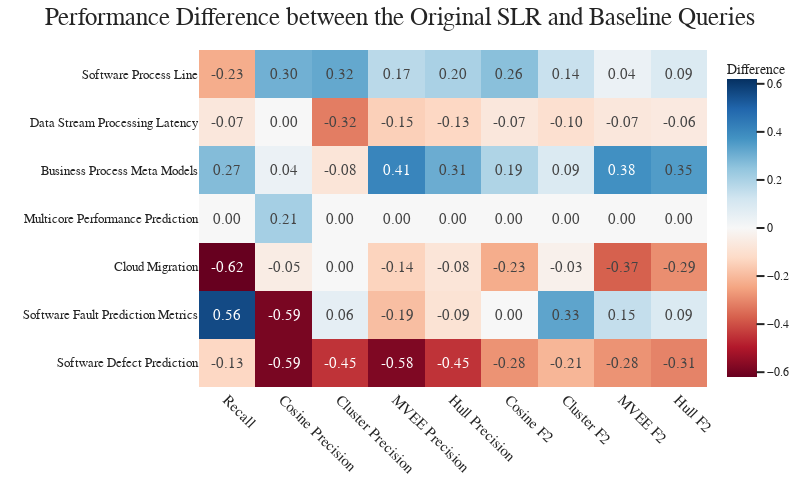

The code cell stored with this chart in its notebook:
### Code cell
diff_df = (results[results["Index"] == "Predicted"][["Recall",
                                                    "Cosine Precision", "Cluster Precision", "MVEE Precision", "Hull Precision",
                                                    "Cosine F2","Cluster F2", "MVEE F2", "Hull F2",
                                                    ]].values\
      - results[results["Index"] == "Baseline"][["Recall",
                                                    "Cosine Precision", "Cluster Precision", "MVEE Precision", "Hull Precision",
                                                    "Cosine F2","Cluster F2", "MVEE F2", "Hull F2",
                                                    ]].values).astype(float)

diff_df = pd.DataFrame(np.round(diff_df,3), columns=["Recall",
                                                    "Cosine Precision", "Cluster Precision", "MVEE Precision", "Hull Precision",
                                                    "Cosine F2","Cluster F2", "MVEE F2", "Hull F2",
                                                    ], index=results.dropna()["Topic"])
fig = px.imshow(diff_df, title="Performance Difference between the Original SLR and Baseline Queries",
                color_continuous_midpoint=0, color_continuous_scale="RdBu",
                labels=dict(x="Metric", y="Topic", color="Difference"), aspect="auto",
                text_auto=".2f")
fig.update_layout(
        margin={"t": 50, "b": 0, "r": 0, "l": 0,},
        **PLOT_CONFIGS)
fig.update_traces(textfont_size=15)
fig.show()
# pio.write_image(fig, "LitQEval-report/pics/eval2_results.pdf", width=900)

### Figure 1 — Plotly figure (JSON) as saved in the notebook; plotly's stock layout.template omitted (floating-point values rounded to 4 significant figures)
{"data": [{"coloraxis": "coloraxis", "hovertemplate": "Metric: %{x}<br>Topic: %{y}<br>Difference: %{z}<extra></extra>", "name": "0", "textfont": {"size": 15}, "texttemplate": "%{z:.2f}", "type": "heatmap", "x": ["Recall", "Cosine Precision", "Cluster Precision", "MVEE Precision", "Hull Precision", "Cosine F2", "Cluster F2", "MVEE F2", "Hull F2"], "xaxis": "x", "y": ["Software Process Line", "Data Stream Processing Latency", "Business Process Meta Models", "Multicore Performance Prediction", "Cloud Migration", "Software Fault Prediction Metrics", "Software Defect Prediction"], "yaxis": "y", "z": [[-0.23, 0.3, 0.32, 0.17, 0.2, 0.26, 0.14, 0.04, 0.09], [-0.07, 0, -0.32, -0.15, -0.13, -0.07, -0.1, -0.07, -0.06], [0.27, 0.04, -0.08, 0.41, 0.31, 0.19, 0.09, 0.38, 0.35], [0, 0.21, 0, 0, 0, 0, 0, 0, 0], [-0.62, -0.05, 0, -0.14, -0.08, -0.23, -0.03, -0.37, -0.29], [0.56, -0.59, 0.06, -0.19, -0.09, 0, 0.33, 0.15, 0.09], [-0.13, -0.59, -0.45, -0.58, -0.45, -0.28, -0.21, -0.28, -0.31]]}], "layout": {"coloraxis": {"cmid": 0, "colorbar": {"title": {"text": "Difference"}}, "colorscale": [[0, "rgb(103,0,31)"], [0.1, "rgb(178,24,43)"], [0.2, "rgb(214,96,77)"], [0.3, "rgb(244,165,130)"], [0.4, "rgb(253,219,199)"], [0.5, "rgb(247,247,247)"], [0.6, "rgb(209,229,240)"], [0.7, "rgb(146,197,222)"], [0.8, "rgb(67,147,195)"], [0.9, "rgb(33,102,172)"], [1, "rgb(5,48,97)"]]}, "font": {"family": "Modern Computer"}, "height": 500, "legend": {"font": {"size": 20}, "orientation": "h", "title": {"text": ""}, "x": 0.5, "xanchor": "center", "y": -0.6, "yanchor": "bottom"}, "margin": {"b": 0, "l": 0, "r": 0, "t": 50}, "showlegend": true, "title": {"font": {"family": "Modern Computer", "size": 25}, "text": "Performance Difference between the Original SLR and Baseline Queries", "x": 0.5}, "width": 800, "xaxis": {"anchor": "y", "domain": [0, 1], "tickangle": 45, "tickfont": {"size": 15}, "title": {"font": {"size": 12}, "text": ""}}, "yaxis": {"anchor": "x", "autorange": "reversed", "domain": [0, 1], "tickfont": {"size": 13}, "title": {"font": {"size": 12}, "text": ""}}}}
